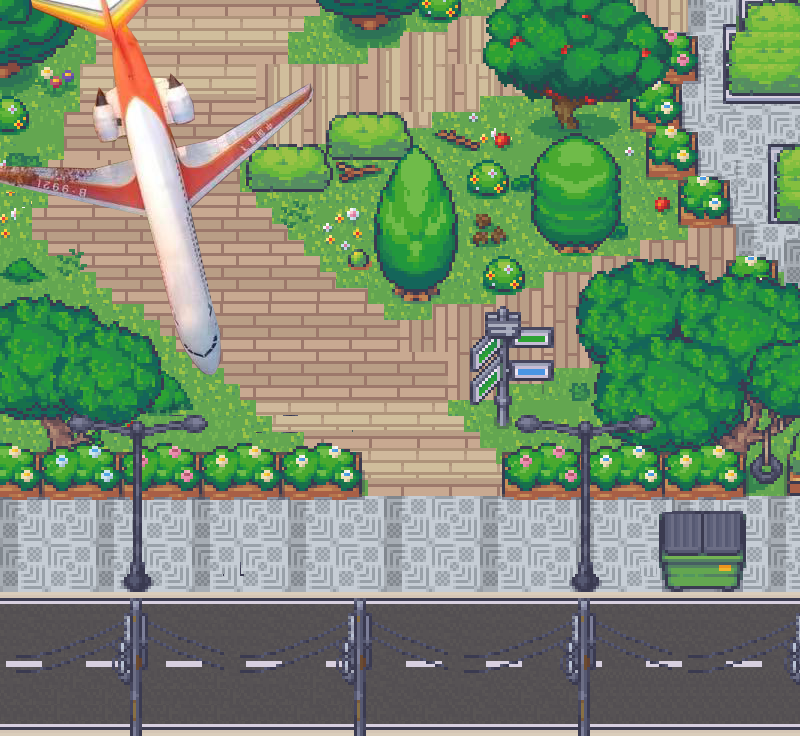

The image is a tile-based game level rendered from a .tmx file. Its description and source (layers, tilesets, objects; grid data summarised) follow:
An orthogonal 50x46 tile map with 16x16 px tiles, 8 tile layers (road, 0, 3, 1, ...), 9 tilesets and 44 objects.

<map version="1.10" tiledversion="1.10.2" orientation="orthogonal" renderorder="right-down" width="50" height="46" tilewidth="16" tileheight="16" infinite="0" nextlayerid="12" nextobjectid="53">
 <tileset firstgid="1" name="Tileset_16_MV" tilewidth="16" tileheight="16" tilecount="2304" columns="48">
  <image source="damen/Tileset_16_MV.png" trans="000000" width="768" height="768" />
 </tileset>
 <tileset firstgid="2305" name="17_Visibile_Upstairs_System_48x48" tilewidth="16" tileheight="16" tilecount="3888" columns="48">
  <image source="damen/17_Visibile_Upstairs_System_48x48.png" trans="000000" width="768" height="1296" />
 </tileset>
 <tileset firstgid="6193" name="Tileset_1_MV" tilewidth="16" tileheight="16" tilecount="2304" columns="48">
  <image source="damen/Tileset_1_MV.png" trans="000000" width="768" height="768" />
 </tileset>
 <tileset firstgid="8497" name="Tileset_20_MV" tilewidth="16" tileheight="16" tilecount="2304" columns="48">
  <image source="damen/Tileset_20_MV.png" trans="000000" width="768" height="768" />
 </tileset>
 <tileset firstgid="10801" name="Tileset_25_MV" tilewidth="16" tileheight="16" tilecount="2304" columns="48">
  <image source="damen/Tileset_25_MV.png" trans="000000" width="768" height="768" />
 </tileset>
 <tileset firstgid="13105" name="Tileset_17_MV" tilewidth="16" tileheight="16" tilecount="2304" columns="48">
  <image source="damen/Tileset_17_MV.png" trans="000000" width="768" height="768" />
 </tileset>
 <tileset firstgid="15409" name="Tileset_30_MV" tilewidth="16" tileheight="16" tilecount="2304" columns="48">
  <image source="damen/Tileset_30_MV.png" trans="000000" width="768" height="768" />
 </tileset>
 <tileset firstgid="17713" name="Tileset_21_MV" tilewidth="16" tileheight="16" tilecount="2304" columns="48">
  <image source="damen/Tileset_21_MV.png" trans="000000" width="768" height="768" />
 </tileset>
 <tileset firstgid="20017" name="1" tilewidth="16" tileheight="16" tilecount="6890" columns="106">
  <image source="damen/1.png" trans="000000" width="1706" height="1048" />
 </tileset>
 <layer id="1" name="road" width="50" height="46">
  <data>[2300 cells, 2300 non-empty, 156 distinct tile ids]</data>
 </layer>
 <layer id="6" name="0" width="50" height="46">
  <data>[2300 cells, 510 non-empty, 184 distinct tile ids]</data>
 </layer>
 <layer id="4" name="3" width="50" height="46">
  <data>[2300 cells, 213 non-empty, 160 distinct tile ids]</data>
 </layer>
 <layer id="2" name="1" width="50" height="46">
  <data>[2300 cells, 633 non-empty, 584 distinct tile ids]</data>
 </layer>
 <layer id="3" name="2" width="50" height="46">
  <data>[2300 cells, 343 non-empty, 313 distinct tile ids]</data>
 </layer>
 <layer id="5" name="4" width="50" height="46">
  <data>[2300 cells, 72 non-empty, 68 distinct tile ids]</data>
 </layer>
 <layer id="7" name="5" width="50" height="46">
  <data>[2300 cells, 180 non-empty, 114 distinct tile ids]</data>
 </layer>
 <layer id="9" name="feij" width="50" height="46">
  <data>[2300 cells, 500 non-empty, 500 distinct tile ids]</data>
 </layer>
 <objectgroup id="10" name="start">
  <object id="46" x="83.5" y="622.5" width="12" height="13">
   <properties>
    <property name="name" value="d100" />
   </properties>
  </object>
  <object id="50" x="731" y="644" width="15" height="16">
   <properties>
    <property name="name" value="feiji" />
   </properties>
  </object>
 </objectgroup>
 <objectgroup id="11" name="sensor">
  <object id="47" x="17.75" y="501.25" width="13" height="226">
   <properties>
    <property name="map" value="d100" />
    <property name="name" value="feiji" />
   </properties>
  </object>
  <object id="49" x="6" y="4.66667" width="771.333" height="10.6667">
   <properties>
    <property name="map" value="" />
   </properties>
  </object>
  <object id="52" x="791.879" y="104.303" width="7" height="615">
   <properties>
    <property name="map" value="jiaodongc1" />
    <property name="name" value="feiji" />
   </properties>
  </object>
 </objectgroup>
 <objectgroup id="8" name="object">
  <object id="1" x="0" y="-2.66667" width="8" height="750.667" />
  <object id="2" x="0" y="722.667" width="894.667" height="9.33333" />
  <object id="5" x="739.667" y="1.66667" width="64.3333" height="29.3333" />
  <object id="6" x="722.667" y="24" width="107.667" height="78" />
  <object id="7" x="769.333" y="144.333" width="72.3333" height="78.3333" />
  <object id="8" x="680" y="181.333" width="50" height="43.6667" />
  <object id="9" x="648" y="133" width="47.6667" height="35.3333" />
  <object id="10" x="633" y="86.3333" width="48.3333" height="35.3333" />
  <object id="11" x="554.333" y="112.333" width="23.6667" height="14.6667" />
  <object id="12" x="643.667" y="51.3333" width="53" height="30.3333" />
  <object id="13" x="728.667" y="276" width="49.3333" height="30" />
  <object id="15" x="483.667" y="266" width="39" height="21" />
  <object id="16" x="400" y="283.333" width="39.6667" height="17" />
  <object id="17" x="494.667" y="416.333" width="16.3333" height="11" />
  <object id="18" x="554" y="232.333" width="45" height="22.3333" />
  <object id="19" x="477" y="216.333" width="11" height="9.33333" />
  <object id="20" x="474.667" y="229.667" width="19" height="14.3333" />
  <object id="21" x="495" y="229" width="12.3333" height="15.6667" />
  <object id="22" x="468.667" y="172.667" width="40" height="21.6667" />
  <object id="23" x="496.333" y="136" width="15.3333" height="11.6667" />
  <object id="24" x="655.667" y="198.667" width="15" height="14.3333" />
  <object id="25" x="331.5" y="134.5" width="74.5" height="23" />
  <object id="26" x="247.5" y="161" width="85" height="29.5" />
  <object id="27" x="359.333" y="17.6667" width="28.6667" height="15.3333" />
  <object id="29" x="426" y="3" width="34.5" height="16.5" />
  <object id="31" x="42.3333" y="68.6667" width="31" height="25.3333" />
  <object id="32" x="1.33333" y="66.3333" width="21.6667" height="17" />
  <object id="33" x="1.33333" y="97.3333" width="26.6667" height="34.6667" />
  <object id="34" x="0" y="448.333" width="362" height="50" />
  <object id="35" x="47.6667" y="430" width="41" height="19.6667" />
  <object id="36" x="127" y="421.667" width="17" height="13.6667" />
  <object id="37" x="660" y="544" width="83" height="44.5" />
  <object id="39" x="502.667" y="446.667" width="242.667" height="52" />
  <object id="40" x="572" y="573.5" width="26.5" height="18" />
  <object id="41" x="126" y="571.333" width="24" height="20" />
  <object id="42" x="348" y="252.667" width="19" height="15.3333" />
  <object id="43" x="118.667" y="54.6667" width="22.6667" height="47.3333" />
  <object id="44" x="146.667" y="152.667" width="28.6667" height="64.6667" />
  <object id="45" x="178.667" y="296" width="30.6667" height="43.3333" />
 </objectgroup>
</map>
